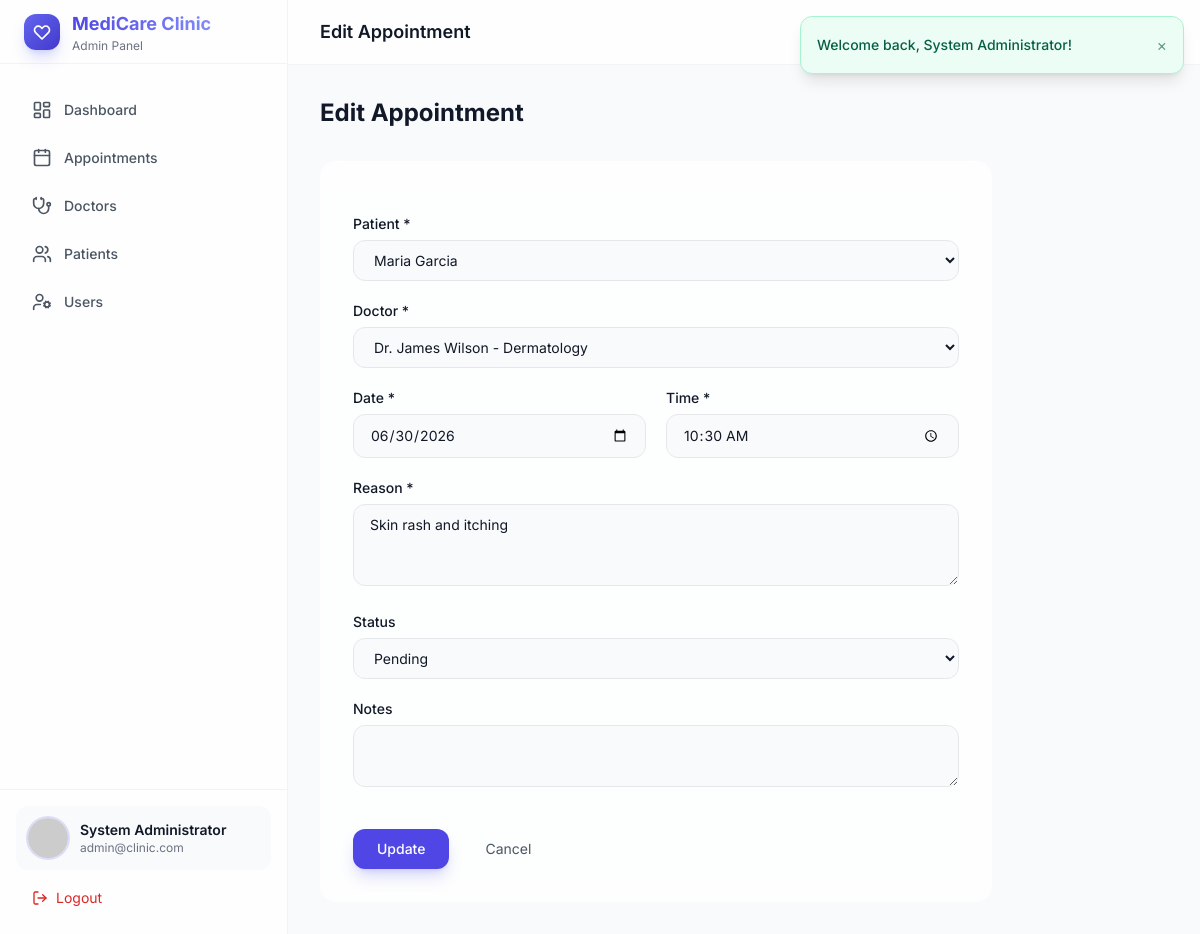
Page /admin/appointments/edit.php?id=2 (signed in) on the committed database.
### tables this page shows
CREATE TABLE IF NOT EXISTS appointments (
    id INT UNSIGNED AUTO_INCREMENT PRIMARY KEY,
    patient_id INT UNSIGNED NOT NULL,
    doctor_id INT UNSIGNED NOT NULL,
    appointment_date DATE NOT NULL,
    appointment_time TIME NOT NULL,
    status ENUM('pending', 'approved', 'rejected', 'completed', 'cancelled') NOT NULL DEFAULT 'pending',
    reason TEXT NOT NULL,
    notes TEXT DEFAULT NULL,
    created_at TIMESTAMP DEFAULT CURRENT_TIMESTAMP,
    updated_at TIMESTAMP DEFAULT CURRENT_TIMESTAMP ON UPDATE CURRENT_TIMESTAMP,
    FOREIGN KEY (patient_id) REFERENCES patients(id) ON DELETE CASCADE,
    FOREIGN KEY (doctor_id) REFERENCES doctors(id) ON DELETE CASCADE,
    INDEX idx_appointments_date (appointment_date),
    INDEX idx_appointments_status (status),
    INDEX idx_appointments_doctor (doctor_id),
    INDEX idx_appointments_patient (patient_id)
);

CREATE TABLE IF NOT EXISTS patients (
    id INT UNSIGNED AUTO_INCREMENT PRIMARY KEY,
    user_id INT UNSIGNED NOT NULL UNIQUE,
    gender ENUM('male', 'female', 'other') NOT NULL,
    age INT UNSIGNED NOT NULL,
    blood_group VARCHAR(5) DEFAULT NULL,
    phone VARCHAR(20) NOT NULL,
    address TEXT NOT NULL,
    created_at TIMESTAMP DEFAULT CURRENT_TIMESTAMP,
    FOREIGN KEY (user_id) REFERENCES users(id) ON DELETE CASCADE
);

CREATE TABLE IF NOT EXISTS users (
    id INT UNSIGNED AUTO_INCREMENT PRIMARY KEY,
    full_name VARCHAR(150) NOT NULL,
    email VARCHAR(150) NOT NULL UNIQUE,
    password VARCHAR(255) NOT NULL,
    role ENUM('admin', 'doctor', 'patient') NOT NULL DEFAULT 'patient',
    profile_image VARCHAR(255) DEFAULT NULL,
    created_at TIMESTAMP DEFAULT CURRENT_TIMESTAMP,
    INDEX idx_users_role (role),
    INDEX idx_users_email (email)
);

CREATE TABLE IF NOT EXISTS doctors (
    id INT UNSIGNED AUTO_INCREMENT PRIMARY KEY,
    user_id INT UNSIGNED NOT NULL UNIQUE,
    specialization VARCHAR(100) NOT NULL,
    phone VARCHAR(20) NOT NULL,
    experience INT UNSIGNED NOT NULL DEFAULT 0,
    qualification VARCHAR(200) NOT NULL,
    available_days VARCHAR(100) NOT NULL COMMENT 'Comma-separated: Mon,Tue,Wed',
    consultation_fee DECIMAL(10,2) NOT NULL DEFAULT 0.00,
    created_at TIMESTAMP DEFAULT CURRENT_TIMESTAMP,
    FOREIGN KEY (user_id) REFERENCES users(id) ON DELETE CASCADE,
    INDEX idx_doctors_specialization (specialization)
);

### admin/appointments/edit.php (called while the page is built, shortened)
<?php
require_once APP_ROOT . '/includes/components.php';
$id = (int)($_GET['id'] ?? 0);
$appointmentModel = new AppointmentModel();
$doctorModel = new DoctorModel();
$patientModel = new PatientModel();
$appointment = $appointmentModel->findById($id);
$doctors = $doctorModel->getAll('', '', 100, 0);
$patients = $patientModel->getAll('', 100, 0);
ob_start(); $isEdit = true; include __DIR__ . '/_form.php';
$content = ob_get_clean(); include APP_ROOT . '/layouts/dashboard.php';

### config/database.php (called while the page is built, shortened)
<?php
class Database
{
    private static ?PDO $instance = null;
    public static function getConnection(): PDO
    {
        if (self::$instance === null) {
            $host = 'localhost';
            $dbname = 'clinic_management';
            $username = 'root';
            $password = '';
            $charset = 'utf8mb4';
            $dsn = "mysql:host={$host};dbname={$dbname};charset={$charset}";
            $options = [
                PDO::ATTR_ERRMODE            => PDO::ERRMODE_EXCEPTION,
                PDO::ATTR_DEFAULT_FETCH_MODE => PDO::FETCH_ASSOC,
                PDO::ATTR_EMULATE_PREPARES   => false,
            ];
            try {
                self::$instance = new PDO($dsn, $username, $password, $options);
            } catch (PDOException $e) {
                die('Database connection failed: ' . $e->getMessage());
            }
        }
        return self::$instance;
    }
}

### modules/appointments/AppointmentModel.php (called while the page is built, shortened)
<?php
class AppointmentModel
{
    private PDO $db;
    public function __construct()
    {
        $this->db = Database::getConnection();
    }
    public function findById(int $id): ?array
    {
        $stmt = $this->db->prepare(
            'SELECT a.*,
                    pu.full_name AS patient_name, pu.email AS patient_email,
                    du.full_name AS doctor_name, d.specialization, d.consultation_fee,
                    p.gender, p.age, p.blood_group, p.phone AS patient_phone, p.address
             FROM appointments a
             JOIN patients p ON a.patient_id = p.id
             JOIN users pu ON p.user_id = pu.id
             JOIN doctors d ON a.doctor_id = d.id
             JOIN users du ON d.user_id = du.id
             WHERE a.id = ?'
        );
        $stmt->execute([$id]);
        return $stmt->fetch() ?: null;
    }
}

### helpers/functions.php (called while the page is built, shortened)
<?php
function e(?string $value): string
{
    return htmlspecialchars($value ?? '', ENT_QUOTES, 'UTF-8');
}
function base_url(string $path = ''): string
{
    $base = rtrim(APP_URL, '/');
    $path = ltrim($path, '/');
    if ($path === '') {
        return $base . '/';
    }
    return $base . '/' . $path;
}

### modules/patients/PatientModel.php (called while the page is built, shortened)
<?php
class PatientModel
{
    private PDO $db;
    public function __construct()
    {
        $this->db = Database::getConnection();
    }
    public function getAll(string $search = '', int $limit = 10, int $offset = 0): array
    {
        $sql = 'SELECT p.*, u.full_name, u.email, u.profile_image
                FROM patients p
                JOIN users u ON p.user_id = u.id
                WHERE 1=1';
        $params = [];
        $sql .= ' ORDER BY u.full_name ASC LIMIT ? OFFSET ?';
        $params[] = $limit;
        $params[] = $offset;
        $stmt = $this->db->prepare($sql);
        $stmt->execute($params);
        return $stmt->fetchAll();
    }
}

### modules/doctors/DoctorModel.php (called while the page is built, shortened)
<?php
class DoctorModel
{
    private PDO $db;
    public function __construct()
    {
        $this->db = Database::getConnection();
    }
    public function getAll(string $search = '', string $specialization = '', int $limit = 10, int $offset = 0): array
    {
        $sql = 'SELECT d.*, u.full_name, u.email, u.profile_image
                FROM doctors d
                JOIN users u ON d.user_id = u.id
                WHERE 1=1';
        $params = [];
        $sql .= ' ORDER BY u.full_name ASC LIMIT ? OFFSET ?';
        $params[] = $limit;
        $params[] = $offset;
        $stmt = $this->db->prepare($sql);
        $stmt->execute($params);
        return $stmt->fetchAll();
    }
}

### admin/appointments/_form.php (the view, shortened to what this page needs)
<?php
$isEdit = isset($appointment);
$formAction = $isEdit ? base_url('admin/appointments/edit.php?id=' . $appointment['id']) : base_url('admin/appointments/create.php');
?>
<div class="glass-card rounded-2xl p-8 max-w-2xl">
    <form method="POST" action="<?= $formAction ?>" onsubmit="return validateForm(this)" class="space-y-5">
        <div>
            <label class="block text-sm font-medium mb-1.5">Patient *</label>
            <select name="patient_id" required class="w-full px-4 py-2.5 text-sm bg-gray-50 dark:bg-slate-700/50 border border-gray-200 dark:border-slate-600 rounded-xl focus:ring-2 focus:ring-primary-500 outline-none">
                <?php foreach ($patients as $p): ?>
                <option value="<?= $p['id'] ?>" <?= ($isEdit && $appointment['patient_id'] == $p['id']) ? 'selected' : '' ?>><?= e($p['full_name']) ?></option>
                <?php endforeach; ?>
            </select>
        </div>
        <div>
            <label class="block text-sm font-medium mb-1.5">Doctor *</label>
            <select name="doctor_id" required class="w-full px-4 py-2.5 text-sm bg-gray-50 dark:bg-slate-700/50 border border-gray-200 dark:border-slate-600 rounded-xl focus:ring-2 focus:ring-primary-500 outline-none">
                <?php foreach ($doctors as $d): ?>
                <option value="<?= $d['id'] ?>" <?= ($isEdit && $appointment['doctor_id'] == $d['id']) ? 'selected' : '' ?>><?= e($d['full_name']) ?> - <?= e($d['specialization']) ?></option>
                <?php endforeach; ?>
            </select>
        </div>
        <div class="grid grid-cols-2 gap-5">
            <div><label class="block text-sm font-medium mb-1.5">Date *</label>
                <input type="date" name="appointment_date" required min="<?= date('Y-m-d') ?>" value="<?= $isEdit ? e($appointment['appointment_date']) : '' ?>" class="w-full px-4 py-2.5 text-sm bg-gray-50 dark:bg-slate-700/50 border border-gray-200 dark:border-slate-600 rounded-xl focus:ring-2 focus:ring-primary-500 outline-none"></div>
            <div><label class="block text-sm font-medium mb-1.5">Time *</label>
                <input type="time" name="appointment_time" required value="<?= $isEdit ? e(substr($appointment['appointment_time'], 0, 5)) : '' ?>" class="w-full px-4 py-2.5 text-sm bg-gray-50 dark:bg-slate-700/50 border border-gray-200 dark:border-slate-600 rounded-xl focus:ring-2 focus:ring-primary-500 outline-none"></div>
        </div>
        <div><label class="block text-sm font-medium mb-1.5">Reason *</label>
            <textarea name="reason" required rows="3" class="w-full px-4 py-2.5 text-sm bg-gray-50 dark:bg-slate-700/50 border border-gray-200 dark:border-slate-600 rounded-xl focus:ring-2 focus:ring-primary-500 outline-none"><?= $isEdit ? e($appointment['reason']) : '' ?></textarea></div>
        <?php if ($isEdit): ?>
        <div><label class="block text-sm font-medium mb-1.5">Status</label>
            <select name="status" class="w-full px-4 py-2.5 text-sm bg-gray-50 dark:bg-slate-700/50 border border-gray-200 dark:border-slate-600 rounded-xl focus:ring-2 focus:ring-primary-500 outline-none">
                <?php foreach (['pending','approved','rejected','completed','cancelled'] as $s): ?>
                <option value="<?= $s ?>" <?= $appointment['status'] === $s ? 'selected' : '' ?>><?= ucfirst($s) ?></option>
                <?php endforeach; ?>
            </select></div>
        <div><label class="block text-sm font-medium mb-1.5">Notes</label>
            <textarea name="notes" rows="2" class="w-full px-4 py-2.5 text-sm bg-gray-50 dark:bg-slate-700/50 border border-gray-200 dark:border-slate-600 rounded-xl focus:ring-2 focus:ring-primary-500 outline-none"><?= e($appointment['notes'] ?? '') ?></textarea></div>
        <?php endif; ?>
        <div class="flex gap-3 pt-4">
            <button type="submit" class="px-6 py-2.5 bg-primary-600 hover:bg-primary-700 text-white text-sm font-medium rounded-xl shadow-lg shadow-primary-500/25"><?= $isEdit ? 'Update' : 'Create Appointment' ?></button>
            <a href="<?= base_url('admin/appointments/index.php') ?>" class="px-6 py-2.5 text-sm text-gray-600 hover:bg-gray-100 dark:hover:bg-slate-700 rounded-xl">Cancel</a>
        </div>
    </form>
</div>

### assets/css/style.css (style rules this page uses)
html { scroll-behavior: smooth; }
.glass-card { background: rgba(255, 255, 255, 0.7); backdrop-filter: blur(12px); border: 1px solid rgba(255, 255, 255, 0.2); }

### rows in the picture
appointments: patient_id "Maria Garcia", doctor_id "Dr. James Wilson - Dermatology", appointment_date "06/30/2026", appointment_time "10:30", reason "Skin rash and itching", status "Pending"

### other values in the picture
$role "Admin"
$item['label'] "Dashboard"
$item['label'] "Appointments"
$item['label'] "Doctors"
$item['label'] "Patients"
$item['label'] "Users"
$user['full_name'] "System Administrator"
$user['email'] "admin@clinic.com"
$pageTitle "Edit Appointment"
$title "Edit Appointment"
